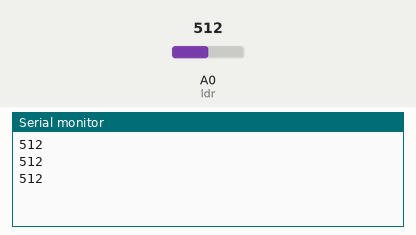
This sketch was run on a simulated Arduino Uno, built with avr-gcc and run on an emulated ATmega328P. On the bench: the last lines printed to the serial monitor. The inputs (shaded band) are chosen by the test bench; at power-on: A0 (ldr) = 512.

Above: at 1.3 s.
1.4 s: A0 (ldr) set to 716
At 1.9 s:
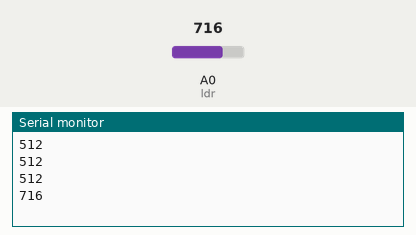
2.9 s: A0 (ldr) set to 900
At 3.4 s:
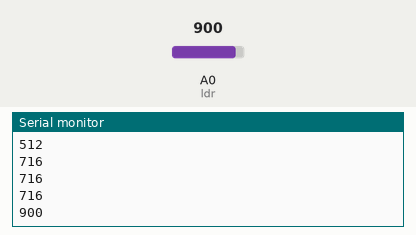
Timing chart, 0 to 5.9 s (numbered marks = the images above; inputs shaded):
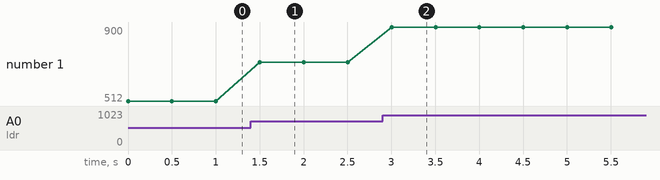

Measured:
- after the input at 1.4 s, the serial monitor: prints a new line after 0.10 s (image 1)
- after the input at 2.9 s, the serial monitor: prints a new line after 0.10 s (image 2)
- plotted number 1: 512 → 716 after the input at 1.4 s, 716 → 900 after the input at 2.9 s

The sketch:

Calibration_LDR.ino
```cpp
/*
############################################################################################################
© Harshil Malhotra

Project name:- Smart Street Lighting System

Author:- Harshil Malhotra
Last Updated:- 25-November-2023
Github Link:- https://github.com/Harshilmalhotra/Smart-Street-Lighting-System

Note:-1) Kindly go through the instructions in Github Repository.
      2) This is calibration file only. The project works using main file.

############################################################################################################
*/
const int ldr = A0;
int lsensor;


void setup()
{
  Serial.begin(9600);
  //pinMode(ledpin, OUTPUT);
  pinMode(ldr,INPUT);

}

void loop()
{
  int lsensor = analogRead(ldr); // reads   analog data from light sensor
  Serial.print(lsensor);
  Serial.println();
  delay(500);
}
```
